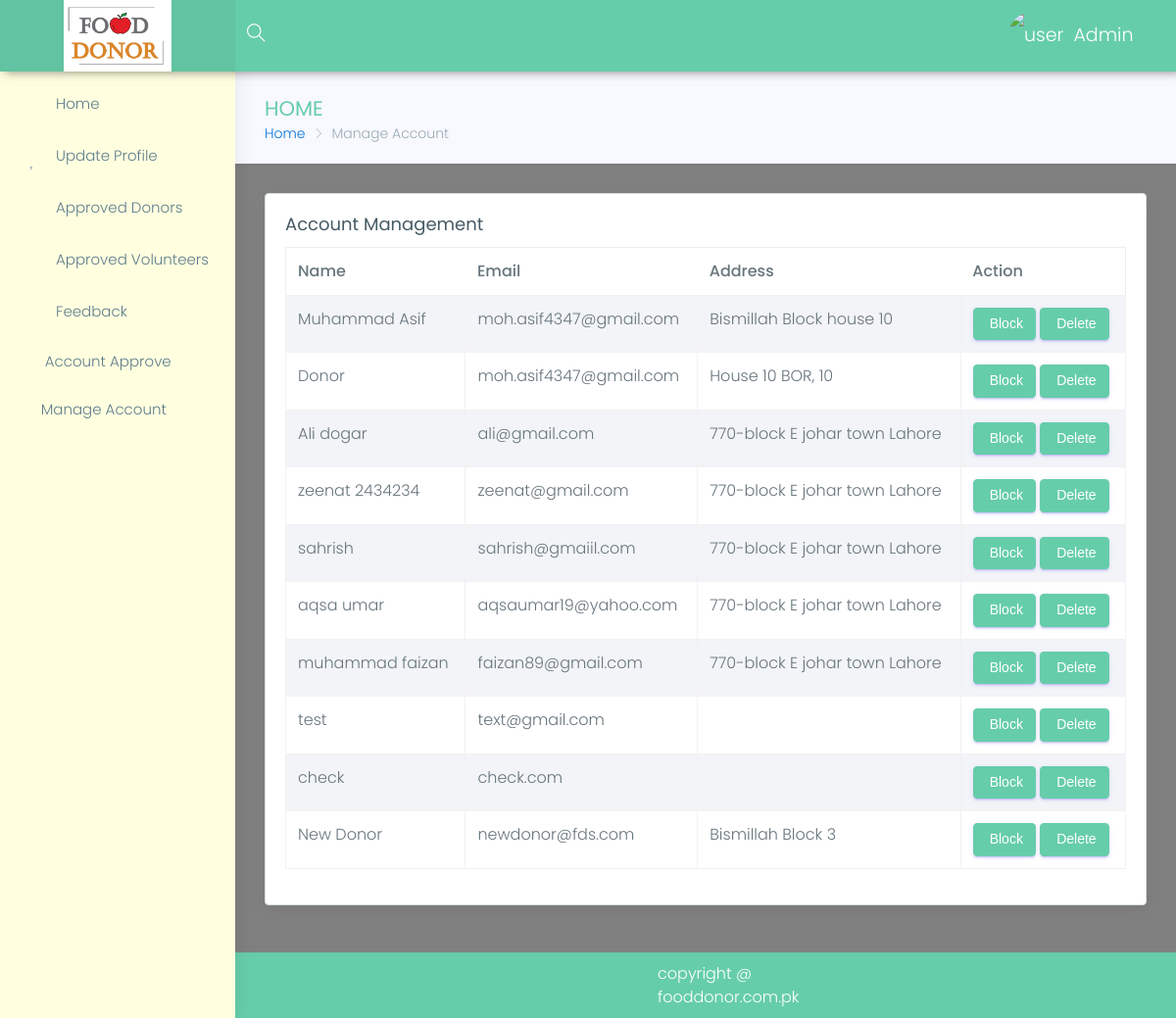
/fdsadmin/donor-manage (signed in), run on the app's committed database.
### donor/models.py (models this page shows, shortened)
class Donor(models.Model):
    user = models.OneToOneField(User, on_delete=models.CASCADE, primary_key=True)
    name = models.CharField(max_length=100, blank=False, null=False)
    role = models.CharField(default='Donor',blank=False,max_length=10)
    address = models.CharField(max_length=100, blank=False, null=False)
    mobile = models.CharField(max_length=15, blank=False)
    area_name=models.CharField(help_text='Johar Town, Faisal Town',max_length=30)
    image=models.ImageField(blank=True)
    gender=models.CharField(max_length=6,blank=True,null=True,choices=gender)
    city=models.CharField(max_length=20,blank=True,null=True)
    country=models.CharField(max_length=20,blank=True,null=True)
    is_approved=models.BooleanField(default=False)
    map_latitude=models.FloatField(blank=True,null=True)
    map_logitude=models.FloatField(blank=True,null=True)
    cnic=models.CharField(max_length=15,blank=True,null=True)
    code = models.IntegerField(default=0, null=True, blank=True)

### fdsadmin/views.py (the view)
@login_required
def donor_manage(request):
    if not auth_admin(request):
        return redirect('/home/login')
    donors = Donor.objects.all()
    return render(request, 'fdsadmin/donor_manage.html', {'donors': donors})

### fdsadmin/views.py (called while the page is built)
def auth_admin(request):
    if request.user.is_staff:
        return True
    else:
        return False

### templates/fdsadmin/donor_manage.html (shortened to what this page needs)
{% extends 'panel-base.html' %}
{% block sidebar %}
            {% include 'fdsadmin/sidebar.html' %}
        {% endblock %}
{% block bradcrump %}
    <div class="row page-titles">
                    <div class="col-md-5 col-8 align-self-center">
                        <h3 class="text-themecolor">HOME</h3>
                        <ol class="breadcrumb">
                            <li class="breadcrumb-item"><a href="{% url 'fdsadmin-index' %}">Home</a></li>
                            <li class="breadcrumb-item active">Manage Account</li>
                        </ol>
                    </div>
                </div>
{% endblock %}
{% block main %}
                <div class="row">
                    <div class="col-lg-12">
                        <div class="card">
                            <div class="card-block">
                                <h4 class="card-title">Account Management</h4>
                                <div class="table-responsive">
                                    <table class="table table-hover table-striped table-bordered">
                                        <thead>
                                            <tr>
                                                <th>Name</th>
                                                <th>Email</th>
                                                <th>Address</th>
                                                <th>Action</th>
                                            </tr>
                                        </thead>
                                        <tbody>
                                        {% for donor in donors %}
                                            <tr>
                                                <td>{{ donor.name }}</td>
                                                <td>{{ donor.user.email }}</td>
                                                <td>{{ donor.address }}</td>
                                                     <td>
                                                    {% if donor.user.is_active %}
                                                    <button onclick="block_user('{{ donor.user.username }}')"  data-toggle="modal" data-target="#block" class="btn btn-primary"> Block</button>
                                                         {% endif %}
                                                    <button onclick="delete_user('{{ donor.user.username }}')" data-toggle="modal" data-target="#delete" class="btn btn-primary"> Delete</button>
                                                </td>
                                            </tr>
                                        {% endfor %}
                                        </tbody>
                                    </table>
                                </div>
                            </div>
                        </div>
                    </div>
                </div>
{% endblock %}

### templates/panel-base.html (shortened to what this page needs)
{% load static %}
<!DOCTYPE html>
<html lang="en">
<head>
    <link href="{% static 'Panel/assets/plugins/bootstrap/css/bootstrap.min.css' %}" rel="stylesheet">
    <link href="{% static 'Panel/assets/plugins/chartist-js/dist/chartist.min.css' %}" rel="stylesheet">
    <link href="{% static 'Panel/assets/plugins/chartist-js/dist/chartist-init.css' %}" rel="stylesheet">
    <link href="{% static 'Panel/assets/plugins/chartist-plugin-tooltip-master/dist/chartist-plugin-tooltip.css' %}" rel="stylesheet">
    <link href="{% static 'Panel/assets/plugins/c3-master/c3.min.css' %}" rel="stylesheet">
    <link href="{% static 'Panel/lite/css/style.css' %}" rel="stylesheet">
    <link href="{% static 'Panel/lite/css/colors/blue.css' %}" id="theme" rel="stylesheet">
    <link rel="stylesheet" type="text/css" href="https://cdn.datatables.net/v/bs4/jq-3.3.1/dt-1.10.18/datatables.min.css"/>
</head>
<body class="fix-header fix-sidebar card-no-border">
    <div id="main-wrapper">
        <header class="topbar">
            <nav class="navbar top-navbar navbar-toggleable-sm navbar-light">
                <div class="navbar-header">
                    <a class="navbar-brand" href="{% url 'donor-index' %}">
                        <b>
                            <img src="{% static "images/Capture.PNG" %}" style="width: 110px" alt="homepage" class="light-logo" />
                        </b>
                    </a>
                </div>
                <div class="navbar-collapse">
                    <ul class="navbar-nav mr-auto mt-md-0">
                        <li class="nav-item hidden-sm-down search-box"> <a class="nav-link hidden-sm-down text-muted waves-effect waves-dark" href="javascript:void(0)"><i class="ti-search"></i></a>
                        </li>
                    </ul>
                    <ul class="navbar-nav my-lg-0">
                        <li class="nav-item dropdown">
                            <a href="" class="link" data-toggle="tooltip" title="Email"><i class="mdi mdi-gmail" style="
                                     margin-right: 46px;"></i></a>
                            <a class="nav-link dropdown-toggle text-muted waves-effect waves-dark" href="" data-toggle="dropdown" aria-haspopup="true" aria-expanded="false"><img src="{{ request.session.pic }}" alt="user" class="profile-pic m-r-10" />{{ user.first_name }}</a>
                        <a href="/home/logout" class="link" data-toggle="tooltip" title="Logout"><i class="mdi mdi-power"></i></a>
                        </li>
                    </ul>
                </div>
            </nav>
        </header>
        {% block sidebar %}
        {% endblock %}
        <div class="page-wrapper">
            <div class="container-fluid" style="padding-top: 0px;">
                {% block bradcrump %}{% endblock %}
                {% block main %}{% endblock %}
            </div>
            <footer class="footer"> copyright @ fooddonor.com.pk </footer>
        </div>
    </div>
</body>
</html>

### home/static/Panel/lite/css/colors/blue.css (style rules this page uses)
.topbar { background: #66CDAA; }
.topbar .navbar-header { background: rgba(0, 0, 0, 0.05); }
.topbar .top-navbar .navbar-header .navbar-brand .light-logo { display: inline-block; color: rgba(255, 255, 255, 0.8); }
.topbar .navbar-light .navbar-nav .nav-item > a.nav-link { color: #ffffff !important; }
.text-themecolor { color: #66CDAA !important; }

### templates/panel-base.html (style rules this page uses)
.footer { padding: 9px 431px !important; }

### data on the page
Donor: name "Muhammad Asif", user.email "moh.asif4347@gmail.com", address "Bismillah Block house 10"
Donor: name "Donor", user.email "moh.asif4347@gmail.com", address "House 10 BOR, 10"
Donor: name "Ali dogar", user.email "ali@gmail.com", address "770-block E johar town Lahore"
Donor: name "zeenat 2434234", user.email "zeenat@gmail.com", address "770-block E johar town Lahore"
Donor: name "sahrish", user.email "sahrish@gmaiil.com", address "770-block E johar town Lahore"
Donor: name "aqsa umar", user.email "aqsaumar19@yahoo.com", address "770-block E johar town Lahore"
Donor: name "muhammad faizan", user.email "faizan89@gmail.com", address "770-block E johar town Lahore"
Donor: name "test", user.email "text@gmail.com"
Donor: name "check", user.email "check.com"
Donor: name "New Donor", user.email "newdonor@fds.com", address "Bismillah Block 3"

### other printed values
{{ user.first_name }} "Admin"
